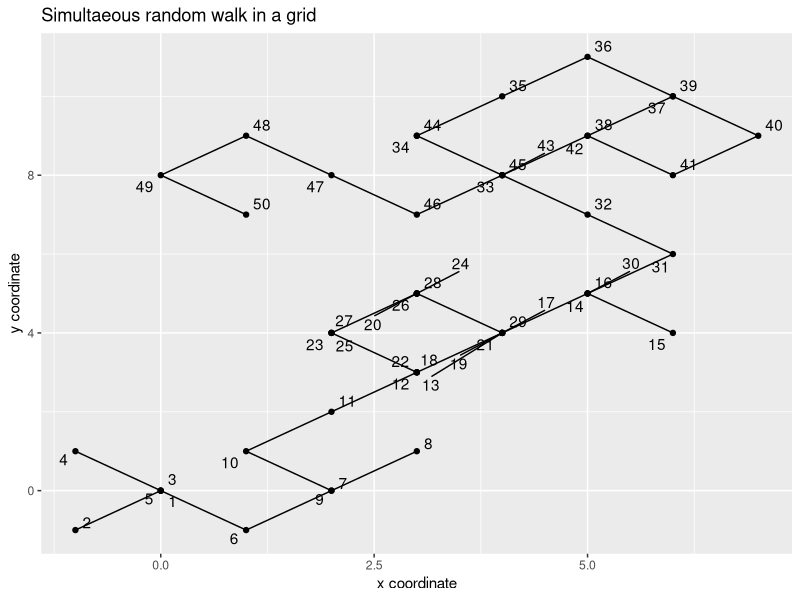
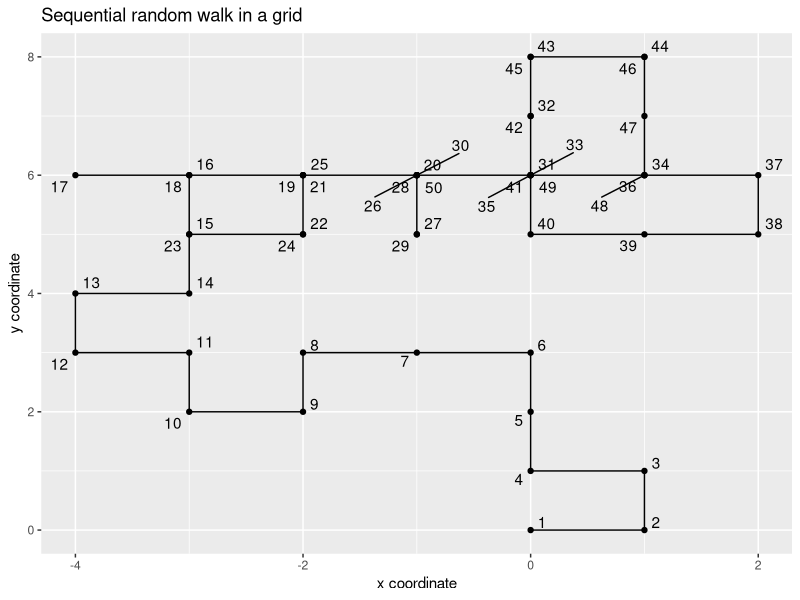
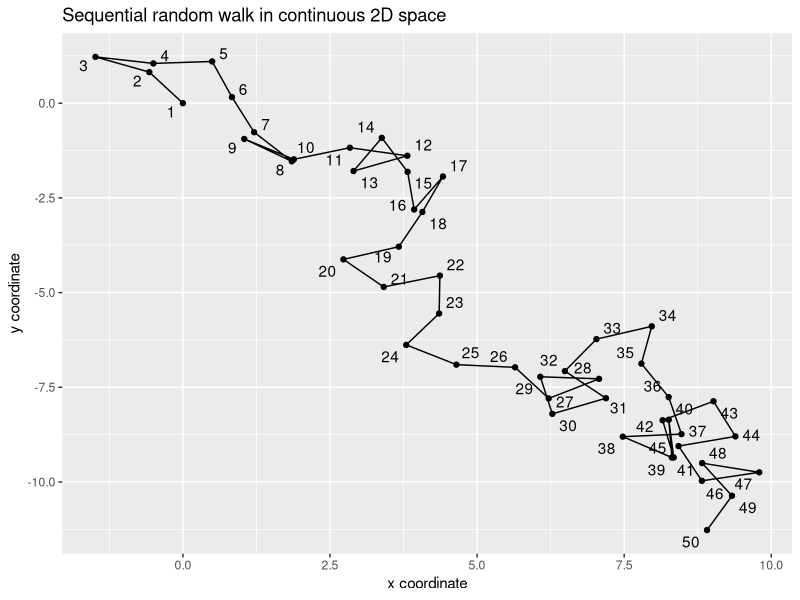

These charts were generated, in order, by the following R code:
## ---- chunk 1
library(ggplot2)
library(tidyverse)
library(ggrepel)
## ---- chunk 2
set.seed(6)
n<-50 #Lenght of the walk
initialX<-0.0 #initial x coordinate
initialY<-0.0 #initial y coordinate
## ---- chunk 3
steps<-1:n
X<-rep(NA,n)
Y<-rep(NA,n)
trajectory<-tibble(steps,X,Y)
## ---- chunk 4
trajectory$X<-c(initialX,initialX+cumsum(sample(c(-1,1),size = n-1,replace=TRUE)))
trajectory$Y<-c(initialY,initialY+cumsum(sample(c(-1,1),size = n-1,replace=TRUE)))
## ---- chunk 5
ggplot(trajectory, aes(X,Y,label=steps))+
  geom_path()+
  geom_point()+
  geom_text_repel()+
  xlab("x coordinate") + 
  ylab("y coordinate") +
  ggtitle("Simultaeous random walk in a grid")

## ---- chunk 6
aux1<-sample(c(0,1),size = n-1,replace=TRUE)
aux2<-1-aux1
trajectory$X<-c(initialX,initialX+cumsum(aux1*sample(c(-1,1),size = n-1,replace=TRUE)))
trajectory$Y<-c(initialY,initialY+cumsum(aux2*sample(c(-1,1),size = n-1,replace=TRUE)))

## ---- chunk 7
ggplot(trajectory, aes(X,Y,label=steps))+
  geom_path()+
  geom_point()+
  geom_text_repel()+
  xlab("x coordinate") + 
  ylab("y coordinate") +
  ggtitle("Sequential random walk in a grid")

## ---- chunk 8
stepSize<-1
aux1<-runif(n-1,min=0,max=2*pi)
aux2<-cos(aux1)*stepSize
aux3<-sin(aux1)*stepSize
trajectory$X<-c(initialX,initialX+cumsum(aux2))
trajectory$Y<-c(initialY,initialY+cumsum(aux3))

## ---- chunk 9
ggplot(trajectory, aes(X,Y,label=steps))+
  geom_path()+
  geom_point()+
  geom_text_repel()+
  xlab("x coordinate") + 
  ylab("y coordinate") +
  ggtitle("Sequential random walk in continuous 2D space")

